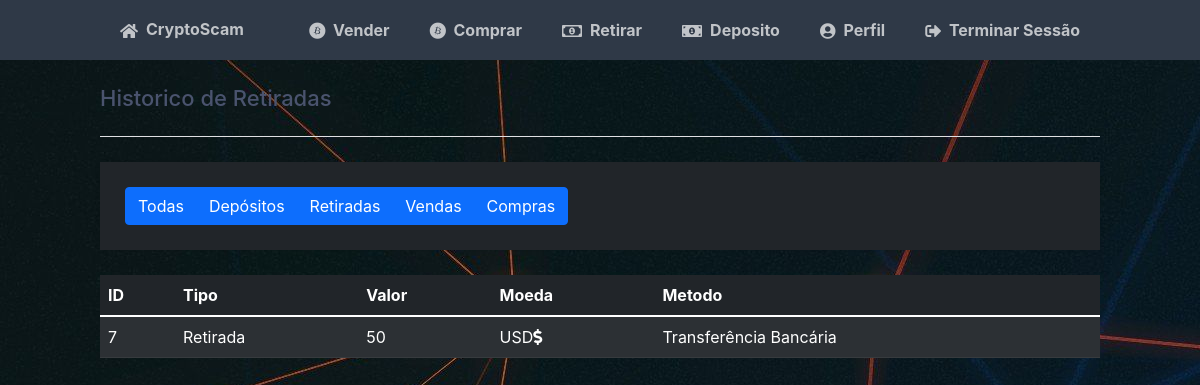
The page /history.php?type=withdraw (signed in) on the database its author committed.
### tables this page shows
CREATE TABLE IF NOT EXISTS `transactions` (
  `transaction_id` int(11) NOT NULL AUTO_INCREMENT,
  `userid` int(11) NOT NULL,
  `type` varchar(50) NOT NULL,
  `value` float NOT NULL,
  `coin` int(11) DEFAULT NULL,
  `method` varchar(50) DEFAULT NULL,
  PRIMARY KEY (`transaction_id`) USING BTREE,
  KEY `FK_transactions_accounts` (`userid`),
  KEY `FK_transactions_cryptos` (`coin`),
  CONSTRAINT `FK_transactions_accounts` FOREIGN KEY (`userid`) REFERENCES `accounts` (`id`) ON DELETE NO ACTION ON UPDATE NO ACTION,
  CONSTRAINT `FK_transactions_cryptos` FOREIGN KEY (`coin`) REFERENCES `cryptos` (`id`) ON DELETE NO ACTION ON UPDATE NO ACTION
);

### functions/f2s.php (called while the page is built)
<?php
function f2s(float $f) {
    $s = (string)$f;
    if (!strpos($s,"E")) return $s;
    list($be,$ae)= explode("E",$s);
    $fs = "%.".(string)(strlen(explode(".",$be)[1])+(abs($ae)-1))."f";
    return sprintf($fs,$f);
}
?>

### history.php (the view, shortened to what this page needs)
<?php
if(!empty($_GET['type'])) {
	$type = $_GET['type'];
}
?>
<!DOCTYPE html>
<html>
	<head>
		<link rel="stylesheet" href="https://use.fontawesome.com/releases/v5.7.1/css/all.css">
		<link rel="stylesheet" href="https://cdnjs.cloudflare.com/ajax/libs/bootstrap/5.1.3/css/bootstrap.min.css" />
		<link href="css/style.css" rel="stylesheet" type="text/css">
	</head>
	<body class="loggedin">
		<nav class="navtop">
			<div>
				<h1><a href="/"><i class="fas fa-home"></i>CryptoScam</a></h1>
				<a href="sell.php"><i class="fab fa-bitcoin"></i></i>Vender</a>
				<a href="buy.php"><i class="fab fa-bitcoin"></i></i>Comprar</a>
				<a href="withdraw.php"><i class="far fa-money-bill-alt"></i>Retirar</a>				<a href="deposit.php"><i class="fas fa-money-bill-alt"></i>Deposito</a>
                <a href="profile.php"><i class="fas fa-user-circle"></i>Perfil</a>
				<a href="logout.php"><i class="fas fa-sign-out-alt"></i>Terminar Sessão</a>
			</div>
		</nav>
		<div class="content">
			<h2>Historico<?php
			if(isset($type)) {
				if($type == "sell") {
					echo " de Vendas";
				} else if($type == "buy") {
					echo " de Compras";
				} else if($type == "withdraw") {
					echo " de Retiradas";
				} else if($type == "deposit") {
					echo " de Depósitos";
				} else {
					echo " de Transações";
				}
			} else {
				echo " de Transações";
			}?></h2>
			<div class="card-text bg-dark text-white">
				<div class="btn-group" role="group">
					<button class="btn btn-primary" onclick="window.location.href='/history.php?type=all'">Todas</button>
					<button class="btn btn-primary" onclick="window.location.href='/history.php?type=deposit'">Depósitos</button>
					<button class="btn btn-primary" onclick="window.location.href='/history.php?type=withdraw'">Retiradas</button>
					<button class="btn btn-primary" onclick="window.location.href='/history.php?type=sell'">Vendas</button>
					<button class="btn btn-primary" onclick="window.location.href='/history.php?type=buy'">Compras</button>
				</div>
			</div>
				<table class="table table-striped table-dark">
					<thead>
						<tr>
						<th scope="col">ID</th>
						<th scope="col">Tipo</th>
						<th scope="col">Valor</th>
						<th scope="col">Moeda</th>
						<th scope="col">Metodo</th>
						</tr>
					</thead>
					<?php
						include_once('db.php');
						include_once('functions/f2s.php');
						$sequle = "SELECT id, shortname FROM cryptos";
						$result = $con->query($sequle);
						$cryptos = array();
						while($row = $result->fetch_assoc()) {
							$cryptos[$row['id']] = $row['shortname'];
						}
						if(isset($type)) {
							if($type == "all") {
								$sql = "SELECT transaction_id, userid, type, value, coin, method FROM transactions WHERE userid = ? ORDER BY transaction_id DESC";
								if($stmt = $con->prepare($sql)) {
									$stmt = $con->prepare($sql);
									$stmt->bind_param('i', $_SESSION['id']);
									$stmt->execute();
									$stmt->bind_result($trid, $userid, $selecttype, $value, $coin, $method);
									while($stmt->fetch()) {
										echo "<tr>";
										echo "<td>".$trid."</td>";
										switch($selecttype) {
											case "sell":
												echo "<td>Venda</td>";
												break;
											case "buy":
												echo "<td>Compra</td>";
												break;
											case "withdraw":
												echo "<td>Retirada</td>";
												break;
											case "deposit":
												echo "<td>Depósito</td>";
												break;
											default:
												echo "<td></td>";
												break;
										}
										echo "<td>".f2s($value)."</td>";
										$none = false;
										foreach($cryptos as $id => $shortname) {
											if($coin == $id) {
												$none = true;
												echo "<td>".$shortname."</td>";
											}
										}
										if(!$none) {
											echo '<td>USD<i class="fas fa-dollar-sign"></i></td>';
										}
										switch($method) {
											case "gpay" : echo "<td>Google Pay</td>"; break;
											case "paypal" : echo "<td>Paypal</td>"; break;
											case "card" : echo "<td>Cartão Visa/Mastercard</td>"; break;
											case "mbway" : echo "<td>MbWay</td>"; break;
											case "bank" : echo "<td>Transferência Bancária</td>"; break;
											default : echo "<td></td>"; break;
										}
										echo "</tr>";
									}
								}
							} else {
								$sql = "SELECT transaction_id, userid, type, value, coin, method FROM transactions WHERE userid = ? AND type = ? ORDER BY transaction_id DESC";
							if($stmt = $con->prepare($sql)) {
								$stmt = $con->prepare($sql);
								$stmt->bind_param('is', $_SESSION['id'], $type);
								$stmt->execute();
								$stmt->bind_result($trid, $userid, $selecttype, $value, $coin, $method);
								while($stmt->fetch()) {
									echo "<tr>";
									echo "<td>".$trid."</td>";
									switch($selecttype) {
										case "withdraw":
											echo "<td>Retirada</td>";
											break;
									}
									echo "<td>".f2s($value)."</td>";
									$none = false;
									if(!$none) {
										echo '<td>USD<i class="fas fa-dollar-sign"></i></td>';
									}
									switch($method) {
										case "bank" : echo "<td>Transferência Bancária</td>"; break;
									}
									echo "</tr>";
								}
							}
							}
						}
					?>
				</table>
		</div>
	</body>
</html>

### css/style.css (style rules this page uses)
* { box-sizing: border-box; font-family: -apple-system, BlinkMacSystemFont, "segoe ui", roboto, oxygen, ubuntu, cantarell, "fira sans", "droid sans", "helvetica neue", Arial, sans-serif; font-size: 16px; -webkit-font-smoothing: antialiased; -moz-osx-font-smoothing: grayscale; }
body { background-color: #435165; }
.navtop { background-color: #2f3947; height: 60px; width: 100%; border: 0; }
.navtop div { display: flex; margin: 0 auto; width: 1000px; height: 100%; }
.navtop div h1, .navtop div a { display: inline-flex; align-items: center; }
.navtop div h1 { flex: 1; font-size: 24px; padding: 0; margin: 0; color: #eaebed; font-weight: normal; }
.navtop div a { padding: 0 20px; text-decoration: none; color: #c1c4c8; font-weight: bold; }
.navtop div a i { padding: 2px 8px 0 0; }
body.loggedin { background-color: #f3f4f7; }
.content { width: 1000px; margin: 0 auto; }
.content h2 { margin: 0; padding: 25px 0; font-size: 22px; border-bottom: 1px solid #e0e0e3; color: #4a536e; }
.content > p, .content > div { box-shadow: 0 0 5px 0 rgba(0, 0, 0, 0.1); margin: 25px 0; padding: 25px; background-color: #fff; }
body { background-color: #435165; margin: 0; }
body { background-image: url('/img/back.jpg'); }

### rows shown on the page
transactions: transaction_id "7", type "Retirada", value "50", method "Transferência Bancária"
